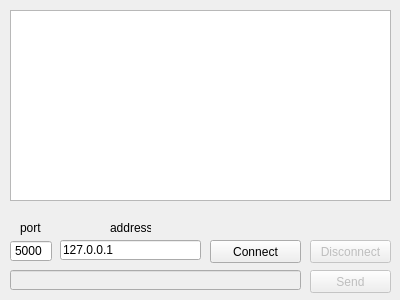
<?xml version="1.0" encoding="UTF-8"?>
<ui version="4.0">
 <class>ClientApplicationUi</class>
 <widget class="QWidget" name="ClientApplicationUi">
  <property name="geometry">
   <rect>
    <x>0</x>
    <y>0</y>
    <width>400</width>
    <height>300</height>
   </rect>
  </property>
  <property name="windowTitle">
   <string>ClientApplication</string>
  </property>
  <widget class="QLineEdit" name="textToSend">
   <property name="enabled">
    <bool>false</bool>
   </property>
   <property name="geometry">
    <rect>
     <x>10</x>
     <y>270</y>
     <width>291</width>
     <height>20</height>
    </rect>
   </property>
  </widget>
  <widget class="QPushButton" name="sendButton">
   <property name="enabled">
    <bool>false</bool>
   </property>
   <property name="geometry">
    <rect>
     <x>310</x>
     <y>270</y>
     <width>81</width>
     <height>23</height>
    </rect>
   </property>
   <property name="text">
    <string>Send</string>
   </property>
  </widget>
  <widget class="QTextBrowser" name="infoBox">
   <property name="geometry">
    <rect>
     <x>10</x>
     <y>10</y>
     <width>381</width>
     <height>191</height>
    </rect>
   </property>
  </widget>
  <widget class="QSpinBox" name="portNumber">
   <property name="geometry">
    <rect>
     <x>10</x>
     <y>240</y>
     <width>42</width>
     <height>22</height>
    </rect>
   </property>
   <property name="buttonSymbols">
    <enum>QAbstractSpinBox::NoButtons</enum>
   </property>
   <property name="maximum">
    <number>99999</number>
   </property>
   <property name="value">
    <number>5000</number>
   </property>
  </widget>
  <widget class="QLineEdit" name="ipAddress">
   <property name="geometry">
    <rect>
     <x>60</x>
     <y>240</y>
     <width>141</width>
     <height>20</height>
    </rect>
   </property>
   <property name="text">
    <string>127.0.0.1</string>
   </property>
  </widget>
  <widget class="QLabel" name="portLabel">
   <property name="geometry">
    <rect>
     <x>20</x>
     <y>220</y>
     <width>21</width>
     <height>16</height>
    </rect>
   </property>
   <property name="text">
    <string>port</string>
   </property>
  </widget>
  <widget class="QLabel" name="IpAddressLabel">
   <property name="geometry">
    <rect>
     <x>110</x>
     <y>220</y>
     <width>41</width>
     <height>16</height>
    </rect>
   </property>
   <property name="text">
    <string>address</string>
   </property>
  </widget>
  <widget class="QPushButton" name="connectButton">
   <property name="geometry">
    <rect>
     <x>210</x>
     <y>240</y>
     <width>91</width>
     <height>23</height>
    </rect>
   </property>
   <property name="text">
    <string>Connect</string>
   </property>
  </widget>
  <widget class="QPushButton" name="disconnectButton">
   <property name="enabled">
    <bool>false</bool>
   </property>
   <property name="geometry">
    <rect>
     <x>310</x>
     <y>240</y>
     <width>81</width>
     <height>23</height>
    </rect>
   </property>
   <property name="text">
    <string>Disconnect</string>
   </property>
  </widget>
 </widget>
 <layoutdefault spacing="6" margin="11"/>
 <resources/>
 <connections/>
</ui>
